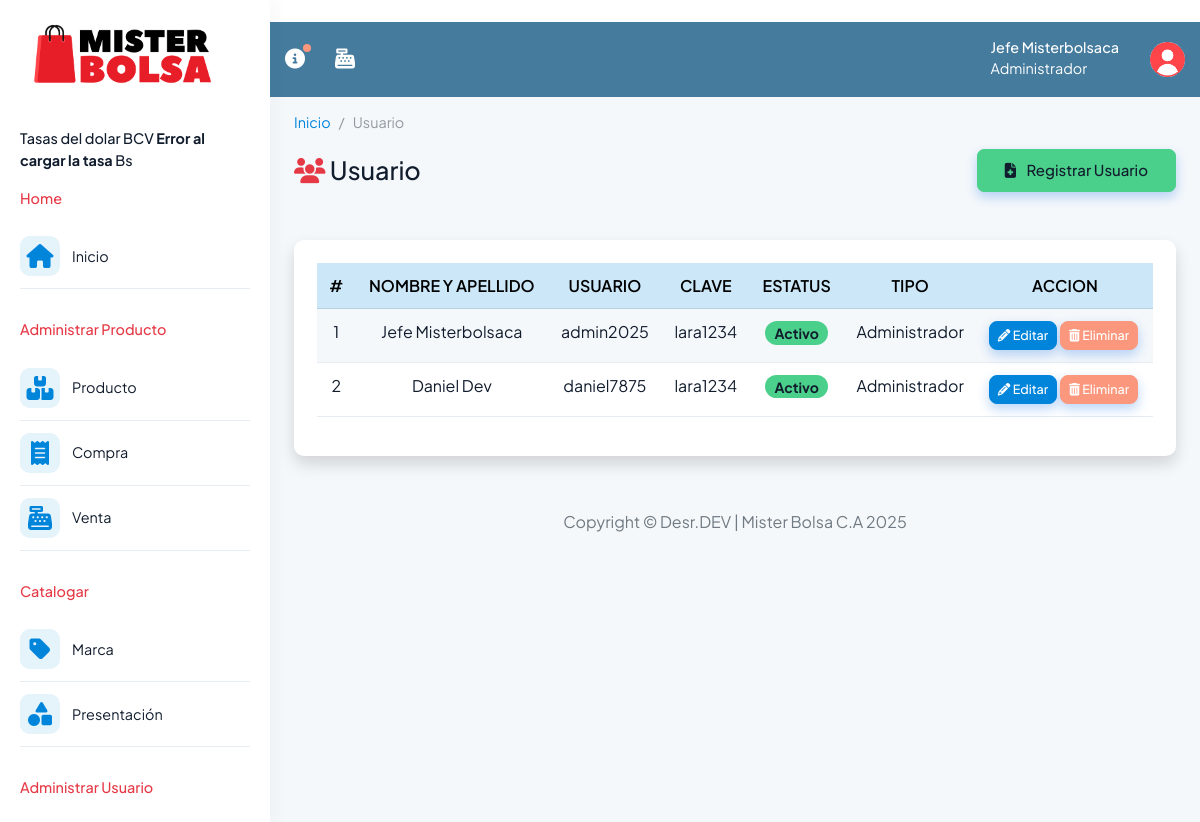
The app's page /controlador/usuario.php (signed in) with its own data.
### tables this page shows
CREATE TABLE `usuario` (
  `id_usuario` int(100) NOT NULL,
  `nombre` varchar(100) NOT NULL,
  `apellido` varchar(100) NOT NULL,
  `usuario` varchar(100) NOT NULL,
  `clave` varchar(100) NOT NULL,
  `estatus` int(10) NOT NULL,
  `id_tipo` int(100) NOT NULL
);

CREATE TABLE `tipo_usuario` (
  `id_tipo` int(100) NOT NULL,
  `nombre` varchar(100) NOT NULL,
  `nivel` int(100) NOT NULL,
  `estatus` int(100) NOT NULL
);

### modelo/usuario.php (called while the page is built, shortened)
<?php
require_once 'conexion.php';
class Usuario extends Conexion{
    private $conex;
    function __construct()
    {
        $this->conex = new Conexion();
        $this->conex = $this->conex->Conex();
    }
    public function consultar(){
        $registro="SELECT u.*,tu.id_tipo, tu.nombre AS nombre_tipo
        FROM usuario u
        INNER JOIN  tipo_usuario tu ON u.id_tipo = tu.id_tipo";
        $consulta = $this->conex->prepare($registro);
        $resul = $consulta->execute();
        $datos=$consulta->fetchAll(PDO::FETCH_ASSOC);
            if ($resul){
                return $datos;
            } else{
                return $res = 0;
            }
    }
}

### modelo/conexion.php (called while the page is built, shortened)
<?php
	class Conexion extends PDO{
	private $conex ;
	public function __construct(){
		$conexstring ="mysql:host="._DB_HOST_.";dbname="._DB_NAME_.";charset=utf8";
	try {
		$this->conex = new PDO($conexstring, _DB_USER_, _DB_PASS_);
		$this->conex->setAttribute(PDO::ATTR_ERRMODE, PDO::ERRMODE_EXCEPTION);
	}
	catch (PDOException $e) {
		die ("Conexión Fallida".$e->getMessage());
	}
}
	public function Conex(){
	return $this->conex;
	}
}
?>

### vista/usuario.php (the view, shortened to what this page needs)
<!doctype html>
<html lang="en">
<head>
    <?php require_once 'complementos/head.php'; ?>
     <link rel="stylesheet" href="assets/css/for.css" />
</head>
<body>
  <div class="page-wrapper" id="main-wrapper" data-layout="vertical" data-navbarbg="skin6" data-sidebartype="full"
    data-sidebar-position="fixed" data-header-position="fixed">
  <?php require_once 'complementos/sidebar.php'; ?>
    <div class="body-wrapper">
    <?php require_once 'complementos/nav.php'; ?>
    <div class="container-fluid">
  <nav aria-label="breadcrumb">
  <ol class="breadcrumb">
    <li class="breadcrumb-item"><a href="?pagina=home">Inicio</a></li>
    <li class="breadcrumb-item active color-text1" aria-current="page">Usuario</li>
  </ol>
</nav>
<div class="d-sm-flex align-items-center justify-content-between mb-5">
       <h1 class="h3 mb-0 text-gray-900"> <i class="fa-solid fa-users mr-3" style="color: #E63946;"></i>
        Usuario</h1>
          <button type="button" class="btn btn-success" data-bs-toggle="modal" data-bs-target="#exampleModal">
          <span class="icon text-dark">
            <i class="fas fa-file-medical me-2"></i>
            </span>
            <span class="text text-dark">Registrar Usuario</span>
      </button>
      </div>
<div class="card shadow mb-4">
<div class="table-margen">
<div class="table-responsive">
<table id="myTable" class="table table-striped table-hover" style="width:100%">
    <thead>
      <tr class="table-primary">
        <th class="text-center">#</th>
        <th class="text-center">NOMBRE Y APELLIDO</th>
        <th class="text-center">USUARIO</th>
        <th class="text-center">CLAVE</th>
        <th class="text-center">ESTATUS</th>
        <th class="text-center">TIPO</th>
        <th class="text-center">ACCION</th>
      </tr>
    </thead>
    <tbody>
       <?php
        $estatus_texto = array(
          1 => 'Activo',
          2 => 'No Activo',
        );
        $estatus_classes = array(
          1=> 'badge rounded-pill bg-success text-dark',
          2=>'badge rounded-pill bg-warning text-dark',
          3=> 'badge rounded-pill bg-danger'
        );
        foreach ($registro as $dato){
        ?>
                <tr>
                  <td class="text-center"> <?php echo $dato['id_usuario']?> </td>
                  <td class="text-center"> <?php echo $dato['nombre']." ".$dato['apellido']?> </td>
                  <td class="text-center"> <?php echo $dato['usuario']?> </td>
                  <td class="text-center"> <?php echo $dato['clave']?> </td>
                  <td class="text-center">
                    <span class="<?= $estatus_classes[$dato['estatus']] ?>">
                      <b>
                       <?php echo $estatus_texto[$dato['estatus']] ?>
                       </b>
                    </span>
                  </td>
                  <td class="text-center"> <?php echo $dato['nombre_tipo']?> </td>
                  <td>
                      <form action="?pagina=usuario" method="POST" >
                        <button name="modificar" class="btn btn-primary btn-sm modificar"
                        value="<?php echo $dato['id_usuario'] ?>"><i class="fas fa-pencil-alt" title="Editar"></i> Editar</button>
                        <button type="button" onclick="eliminar(this)" class="btn btn-danger btn-sm eliminar" value="<?php echo $dato['id_usuario'] ?>"> <i class="fas fa-trash-alt" title="Eliminar"> </i> Eliminar </button>
                      </form>
                  </td>
                </tr>
 <?php } ?>
    </tbody>
    </table>
</div>
</div>
</div>
  <?php require_once 'complementos/footer.php'; ?>
</body>
</html>

### controlador/usuario.php (shortened to what this page needs)
<?php
$tipo_usuario = $_SESSION['nivel'];
require_once 'modelo/usuario.php';
    $objusuario = new Usuario ();
    $registro = $objusuario->consultar();
    if(isset($_POST['registrar'])){
      if ( !empty($_POST['nombres']) && !empty($_POST['apellidos']) && !empty($_POST['usuario'])  && !empty($_POST['tipo_usuario'])  && !empty($_POST['clave'])){
          $objusuario->set_Nombres($_POST['nombres']);
          $objusuario->set_Apellidos($_POST['apellidos']);
          $objusuario->set_Usuario($_POST['usuario']);
          $objusuario->set_Clave($_POST['clave']);
          $objusuario->set_Tipo_usuario($_POST['tipo_usuario']);
          $result=$objusuario->registrar();
          echo json_encode($result);
      }
  }else if(isset($_POST['modificar'])){
      $modificar = $objusuario->buscar($_POST['modificar']);
      require_once ("vista/complementos/actualizar/usuario.php");
  } else if ($tipo_usuario == 1) {
        require_once 'vista/usuario.php';
  } else {
        require_once 'vista/complementos/error/privilegio.php';
  }
?>

### vista/complementos/head.php (shortened to what this page needs)
<link rel="stylesheet" href="assets/css/styles.min.css" />
<link rel="stylesheet" href="assets/css/sidebar.css" />
<link rel="stylesheet" href="assets/libs/fontawesome/css/all.min.css" />
<link rel="stylesheet" href="assets/css/estatus.css">
<link href="assets/libs/DataTables/datatables.min.css" rel="stylesheet">
<link href="assets/libs/select2/select2.min.css" rel="stylesheet">

### vista/complementos/sidebar.php (shortened to what this page needs)
<aside class="left-sidebar">
  <div class="scroll-sidebar" data-simplebar>
    <div class="d-flex mb-4 align-items-center justify-content-between">
        <a href="?pagina=home" class="text-nowrap logo-img ms-0 ms-md-1">
          <img src="assets/images/mister-logo.png" width="200" alt="">
        </a>
    </div>
    <nav class="sidebar-nav">
      <ul id="sidebarnav" class="mb-4 pb-2">
        <li class="nav-small-cap">
          <p class="text-dark">Tasas del dolar BCV <b id="bcv"></b> Bs</p>
          <span class="hide-menu color-2">Home</span>
        </li>
        <li class="sidebar-item">
          <a
            class="sidebar-link sidebar-link primary-hover-bg"
            href="?pagina=home"
            aria-expanded="false"
          >
            <span class="aside-icon p-2 bg-light-primary rounded-3">
              <i class="fa-solid fa-house fs-7 text-primary"></i>
            </span>
            <span class="hide-menu ms-2 ps-1">Inicio</span>
          </a>
        </li>
        <li class="nav-small-cap">
          <span class="hide-menu color-2">Administrar Producto</span>
        </li>
        <li class="sidebar-item">
          <a
            class="sidebar-link sidebar-link primary-hover-bg"
            href="?pagina=producto"
            aria-expanded="false"
          >
            <span class="aside-icon p-2 bg-light-primary rounded-3">
              <i class="fa-solid fa-boxes-stacked fs-7 text-primary"></i>
            </span>
            <span class="hide-menu ms-2 ps-1">Producto</span>
          </a>
        </li>
        <?php if( $tipo_usuario == 1 || $tipo_usuario == 2) { ?>
        <li class="sidebar-item">
          <a
            class="sidebar-link sidebar-link primary-hover-bg"
            href="?pagina=compra"
            aria-expanded="false"
          >
            <span class="aside-icon p-2 bg-light-primary rounded-3">
              <i class="fa-solid fa-receipt fs-7 text-primary"></i>
            </span>
            <span class="hide-menu ms-2 ps-1">Compra</span>
          </a>
        </li>
        <?php } ?>
        <li class="sidebar-item">
          <a
            class="sidebar-link sidebar-link primary-hover-bg"
            href="?pagina=venta"
            aria-expanded="false"
          >
            <span class="aside-icon p-2 bg-light-primary rounded-3">
              <i class="fa-solid fa-cash-register fs-7 text-primary"></i>
            </span>
            <span class="hide-menu ms-2 ps-1">Venta</span>
          </a>
        </li>
        <?php if( $tipo_usuario == 1 || $tipo_usuario == 2) { ?>
        <li class="nav-small-cap">
          <span class="hide-menu color-2">Catalogar</span>
        </li>
        <li class="sidebar-item">
          <a
            class="sidebar-link sidebar-link primary-hover-bg"
            href="?pagina=marca"
            aria-expanded="false"
          >
            <span class="aside-icon p-2 bg-light-primary rounded-3">
              <i class="fa-solid fa-tag fs-7 text-primary"></i>
            </span>
            <span class="hide-menu ms-2 ps-1">Marca</span>
          </a>
        </li>
        <li class="sidebar-item">
          <a
            class="sidebar-link sidebar-link primary-hover-bg"
            href="?pagina=presentacion"
            aria-expanded="false"
          >
            <span class="aside-icon p-2 bg-light-primary rounded-3">
              <i class="fa-solid fa-shapes fs-7 text-primary"></i>
            </span>
            <span class="hide-menu ms-2 ps-1">Presentación</span>
          </a>
        </li>
        <?php } ?>
        <?php if( $tipo_usuario == 1) { ?>
        <li class="nav-small-cap">
          <span class="hide-menu color-2">Administrar Usuario</span>
        </li>
        <?php } ?>
      </ul>
    </nav>
  </div>
</aside>

### vista/complementos/nav.php (shortened to what this page needs)
<header class="app-header color-nav">
        <nav class="navbar navbar-expand-lg navbar-light">
          <ul class="navbar-nav">
            <li class="nav-item">
              <a class="nav-link nav-icon-hover" href="vista/complementos/manueldeusuario.pdf" target="_blank">
              <i class="fa-solid fa-circle-info color-1" title="ayuda - Manual de usuario"></i>
                <div class="notification bg-danger rounded-circle color-1"></div>
              </a>
            </li>
             <li class="nav-item">
              <a class="nav-link nav-icon-hover" href="#">
              <i class="fa-solid fa-cash-register color-1"></i>
              </a>
            </li>
          </ul>
          <div class="navbar-collapse justify-content-end px-0" id="navbarNav">
            <ul class="navbar-nav flex-row ms-auto align-items-center justify-content-end">
            <div class="text-left me-3 tex">
    <h6> <?php
        echo $_SESSION['nombre']." ".$_SESSION['apellido'];
    ?> </h6>
    <p> <?php
      echo $_SESSION['nombre_tipo'];
    ?></p>
</div>
              <li class="nav-item dropdown">
                <a class="nav-link nav-icon-hover" href="javascript:void(0)" id="drop2" data-bs-toggle="dropdown"
                  aria-expanded="false">
                  <img src="assets/images/profile/user8.png" alt="" width="35" height="35" class="rounded-circle">
                </a>
              </li>
            </ul>
          </div>
        </nav>
      </header>

### vista/complementos/footer.php (shortened to what this page needs)
<div class="py-6 px-6 text-center">
          <p class="mb-0 fs-4">Copyright &copy; Desr.DEV | Mister Bolsa C.A 2025</a></p>
        </div>
</div>
</div>
  </div>

### assets/css/sidebar.css (style rules this page uses)
.color-nav { background-color: #457B9D; }
.color-1 { color: #fff; }
.text-left h6, .text-left p { margin: 0; color: #fff; }
.text-left p { margin-top: 2px; align-items: left; }
.color-text1 { color: #000; }
.color-2 { color: #E63946; }
.table-margen { margin: 15px; padding: 8px; }

### records on screen
usuario: id_usuario "1", nombre "Jefe", apellido "Misterbolsaca", usuario "admin2025", clave "lara1234", estatus "Activo", id_tipo.nombre "Administrador"
usuario: id_usuario "2", nombre "Daniel", apellido "Dev", usuario "daniel7875", clave "lara1234", estatus "Activo", id_tipo.nombre "Administrador"

### other values on screen
$_SESSION['nombre'] "Jefe"
$_SESSION['apellido'] "Misterbolsaca"
$_SESSION['nombre_tipo'] "Administrador"
